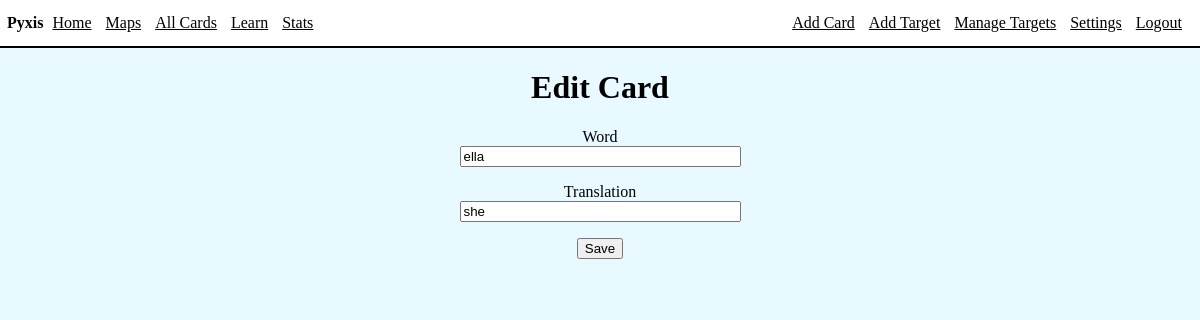
/16/editCard (signed in), run on an earlier commit of the app's database.
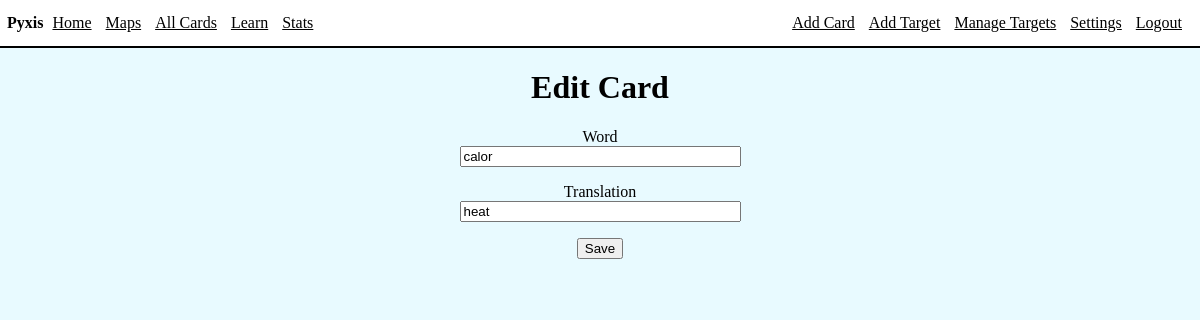
And on a later commit of the database.
### app/models.py (models this page shows, shortened)
class Card(db.Model):
    id = db.Column(db.Integer, index=True, primary_key=True)
    word = db.Column(db.String(64), index=True)
    translation = db.Column(db.String(1000), index=True)
    status = db.Column(db.String(64), index=True)
    nextReviewDate = db.Column(db.Date, index=True)
    lastInterval = db.Column(db.Integer)
    variants = db.relationship("Variant", backref='card', lazy=True)
    user_id = db.Column(db.Integer, db.ForeignKey('user.id'))

### app/routes/cards.py (the view)
@bp.route('/<card_id>/editCard', methods=['GET', 'POST'])
@login_required
def editCard(card_id):
    card = Card.query.filter_by(id=card_id).first()
    form = EditCard(obj=card)
    if form.validate_on_submit():
        card.translation = form.translation.data
        db.session.commit()
        return redirect(url_for('cards.viewCards'))
    return render_template('cards/editCard.html', title='Edit Card', form=form)

### app/forms.py
class EditCard(FlaskForm):
    word = StringField('Word', validators=[DataRequired()])
    translation = StringField('Translation')
    submit = SubmitField('Save')

### app/models.py (called while the page is built)
@login.user_loader
def load_user(id):
    return User.query.get(int(id))

### app/templates/cards/editCard.html (shortened to what this page needs)
{% extends "base.html" %}
{% block content %}
<div class="int">
    <div class="cent">
    <h1>Edit Card</h1>
    <form action="" method="POST">
        <p>
            {{ form.word.label }}<br>
            {{ form.word(size=32) }}<br>
        </p>
        <p>
            {{ form.translation.label }}<br>
            {{ form.translation(size=32) }}<br>
        </p>
        <p>{{ form.submit() }}</p>
    </form>
    </div>
</div>
{% endblock %}

What changed in the data, as far as the page shows it:
changed Card: word "ella" → "calor"; translation "she" → "heat"
